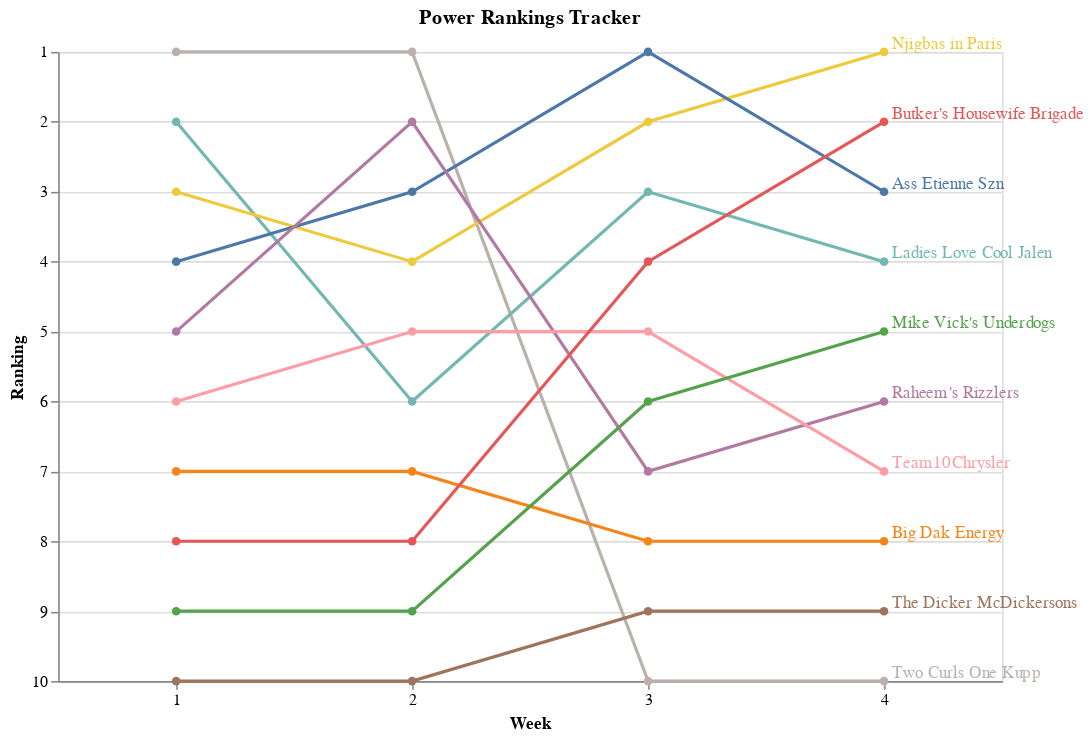

This figure's notebook cell:
### Code cell
chart

### Figure 1 — Vega-Lite specification as saved in the notebook (floating-point values rounded to 4 significant figures)
{"config": {"view": {"continuousWidth": 300, "continuousHeight": 300}, "legend": {"disable": true}}, "layer": [{"data": {"name": "data-1b452bdffef1769c32720a28b99f7b54"}, "mark": {"type": "line", "point": true}, "encoding": {"color": {"field": "Team", "type": "nominal"}, "tooltip": [{"field": "Team", "type": "nominal"}, {"field": "Week", "type": "quantitative"}, {"field": "Ranking", "type": "quantitative"}, {"field": "Ranking_Change_Formatted", "type": "nominal"}], "x": {"axis": {"labelAngle": 0}, "field": "Week", "title": "Week", "type": "ordinal"}, "y": {"field": "Ranking", "scale": {"domain": [1, 10], "reverse": true}, "title": "Ranking", "type": "quantitative"}}}, {"data": {"name": "data-222370b63aef4294b4a3062caa97e6c3"}, "mark": {"type": "text", "align": "left", "dx": 5, "dy": -5}, "encoding": {"color": {"field": "Team", "type": "nominal"}, "text": {"field": "Team", "type": "nominal"}, "x": {"field": "Week", "type": "ordinal"}, "y": {"field": "Ranking", "type": "quantitative"}}}], "height": 400, "title": "Power Rankings Tracker", "width": 600, "$schema": "https://vega.github.io/schema/vega-lite/v5.15.1.json", "datasets": {"data-1b452bdffef1769c32720a28b99f7b54": [{"Team": "Two Curls One Kupp", "Week": 1, "Ranking": 1, "Ranking_Change": 0, "Ranking_Change_Reversed": 0, "Ranking_Change_Formatted": "0"}, {"Team": "Ladies Love Cool Jalen", "Week": 1, "Ranking": 2, "Ranking_Change": 0, "Ranking_Change_Reversed": 0, "Ranking_Change_Formatted": "0"}, {"Team": "Njigbas in Paris", "Week": 1, "Ranking": 3, "Ranking_Change": 0, "Ranking_Change_Reversed": 0, "Ranking_Change_Formatted": "0"}, {"Team": "Ass Etienne Szn", "Week": 1, "Ranking": 4, "Ranking_Change": 0, "Ranking_Change_Reversed": 0, "Ranking_Change_Formatted": "0"}, {"Team": "Raheem's Rizzlers", "Week": 1, "Ranking": 5, "Ranking_Change": 0, "Ranking_Change_Reversed": 0, "Ranking_Change_Formatted": "0"}, {"Team": "Team10Chrysler", "Week": 1, "Ranking": 6, "Ranking_Change": 0, "Ranking_Change_Reversed": 0, "Ranking_Change_Formatted": "0"}, {"Team": "Big Dak Energy", "Week": 1, "Ranking": 7, "Ranking_Change": 0, "Ranking_Change_Reversed": 0, "Ranking_Change_Formatted": "0"}, {"Team": "Butker's Housewife Brigade", "Week": 1, "Ranking": 8, "Ranking_Change": 0, "Ranking_Change_Reversed": 0, "Ranking_Change_Formatted": "0"}, {"Team": "Mike Vick's Underdogs", "Week": 1, "Ranking": 9, "Ranking_Change": 0, "Ranking_Change_Reversed": 0, "Ranking_Change_Formatted": "0"}, {"Team": "The Dicker McDickersons", "Week": 1, "Ranking": 10, "Ranking_Change": 0, "Ranking_Change_Reversed": 0, "Ranking_Change_Formatted": "0"}, {"Team": "Two Curls One Kupp", "Week": 2, "Ranking": 1, "Ranking_Change": 0, "Ranking_Change_Reversed": 0, "Ranking_Change_Formatted": "0"}, {"Team": "Raheem's Rizzlers", "Week": 2, "Ranking": 2, "Ranking_Change": -3, "Ranking_Change_Reversed": 3, "Ranking_Change_Formatted": "+3"}, {"Team": "Ass Etienne Szn", "Week": 2, "Ranking": 3, "Ranking_Change": -1, "Ranking_Change_Reversed": 1, "Ranking_Change_Formatted": "+1"}, {"Team": "Njigbas in Paris", "Week": 2, "Ranking": 4, "Ranking_Change": 1, "Ranking_Change_Reversed": -1, "Ranking_Change_Formatted": "-1"}, {"Team": "Team10Chrysler", "Week": 2, "Ranking": 5, "Ranking_Change": -1, "Ranking_Change_Reversed": 1, "Ranking_Change_Formatted": "+1"}, {"Team": "Ladies Love Cool Jalen", "Week": 2, "Ranking": 6, "Ranking_Change": 4, "Ranking_Change_Reversed": -4, "Ranking_Change_Formatted": "-4"}, {"Team": "Big Dak Energy", "Week": 2, "Ranking": 7, "Ranking_Change": 0, "Ranking_Change_Reversed": 0, "Ranking_Change_Formatted": "0"}, {"Team": "Butker's Housewife Brigade", "Week": 2, "Ranking": 8, "Ranking_Change": 0, "Ranking_Change_Reversed": 0, "Ranking_Change_Formatted": "0"}, {"Team": "Mike Vick's Underdogs", "Week": 2, "Ranking": 9, "Ranking_Change": 0, "Ranking_Change_Reversed": 0, "Ranking_Change_Formatted": "0"}, {"Team": "The Dicker McDickersons", "Week": 2, "Ranking": 10, "Ranking_Change": 0, "Ranking_Change_Reversed": 0, "Ranking_Change_Formatted": "0"}, {"Team": "Ass Etienne Szn", "Week": 3, "Ranking": 1, "Ranking_Change": -2, "Ranking_Change_Reversed": 2, "Ranking_Change_Formatted": "+2"}, {"Team": "Njigbas in Paris", "Week": 3, "Ranking": 2, "Ranking_Change": -2, "Ranking_Change_Reversed": 2, "Ranking_Change_Formatted": "+2"}, {"Team": "Ladies Love Cool Jalen", "Week": 3, "Ranking": 3, "Ranking_Change": -3, "Ranking_Change_Reversed": 3, "Ranking_Change_Formatted": "+3"}, {"Team": "Butker's Housewife Brigade", "Week": 3, "Ranking": 4, "Ranking_Change": -4, "Ranking_Change_Reversed": 4, "Ranking_Change_Formatted": "+4"}, {"Team": "Team10Chrysler", "Week": 3, "Ranking": 5, "Ranking_Change": 0, "Ranking_Change_Reversed": 0, "Ranking_Change_Formatted": "0"}, {"Team": "Mike Vick's Underdogs", "Week": 3, "Ranking": 6, "Ranking_Change": -3, "Ranking_Change_Reversed": 3, "Ranking_Change_Formatted": "+3"}, {"Team": "Raheem's Rizzlers", "Week": 3, "Ranking": 7, "Ranking_Change": 5, "Ranking_Change_Reversed": -5, "Ranking_Change_Formatted": "-5"}, {"Team": "Big Dak Energy", "Week": 3, "Ranking": 8, "Ranking_Change": 1, "Ranking_Change_Reversed": -1, "Ranking_Change_Formatted": "-1"}, {"Team": "The Dicker McDickersons", "Week": 3, "Ranking": 9, "Ranking_Change": -1, "Ranking_Change_Reversed": 1, "Ranking_Change_Formatted": "+1"}, {"Team": "Two Curls One Kupp", "Week": 3, "Ranking": 10, "Ranking_Change": 9, "Ranking_Change_Reversed": -9, "Ranking_Change_Formatted": "-9"}, {"Team": "Njigbas in Paris", "Week": 4, "Ranking": 1, "Ranking_Change": -1, "Ranking_Change_Reversed": 1, "Ranking_Change_Formatted": "+1"}, {"Team": "Butker's Housewife Brigade", "Week": 4, "Ranking": 2, "Ranking_Change": -2, "Ranking_Change_Reversed": 2, "Ranking_Change_Formatted": "+2"}, {"Team": "Ass Etienne Szn", "Week": 4, "Ranking": 3, "Ranking_Change": 2, "Ranking_Change_Reversed": -2, "Ranking_Change_Formatted": "-2"}, {"Team": "Ladies Love Cool Jalen", "Week": 4, "Ranking": 4, "Ranking_Change": 1, "Ranking_Change_Reversed": -1, "Ranking_Change_Formatted": "-1"}, {"Team": "Mike Vick's Underdogs", "Week": 4, "Ranking": 5, "Ranking_Change": -1, "Ranking_Change_Reversed": 1, "Ranking_Change_Formatted": "+1"}, {"Team": "Raheem's Rizzlers", "Week": 4, "Ranking": 6, "Ranking_Change": -1, "Ranking_Change_Reversed": 1, "Ranking_Change_Formatted": "+1"}, {"Team": "Team10Chrysler", "Week": 4, "Ranking": 7, "Ranking_Change": 2, "Ranking_Change_Reversed": -2, "Ranking_Change_Formatted": "-2"}, {"Team": "Big Dak Energy", "Week": 4, "Ranking": 8, "Ranking_Change": 0, "Ranking_Change_Reversed": 0, "Ranking_Change_Formatted": "0"}, {"Team": "The Dicker McDickersons", "Week": 4, "Ranking": 9, "Ranking_Change": 0, "Ranking_Change_Reversed": 0, "Ranking_Change_Formatted": "0"}, {"Team": "Two Curls One Kupp", "Week": 4, "Ranking": 10, "Ranking_Change": 0, "Ranking_Change_Reversed": 0, "Ranking_Change_Formatted": "0"}], "data-222370b63aef4294b4a3062caa97e6c3": [{"Team": "Njigbas in Paris", "Week": 4, "Ranking": 1, "Ranking_Change": -1, "Ranking_Change_Reversed": 1, "Ranking_Change_Formatted": "+1"}, {"Team": "Butker's Housewife Brigade", "Week": 4, "Ranking": 2, "Ranking_Change": -2, "Ranking_Change_Reversed": 2, "Ranking_Change_Formatted": "+2"}, {"Team": "Ass Etienne Szn", "Week": 4, "Ranking": 3, "Ranking_Change": 2, "Ranking_Change_Reversed": -2, "Ranking_Change_Formatted": "-2"}, {"Team": "Ladies Love Cool Jalen", "Week": 4, "Ranking": 4, "Ranking_Change": 1, "Ranking_Change_Reversed": -1, "Ranking_Change_Formatted": "-1"}, {"Team": "Mike Vick's Underdogs", "Week": 4, "Ranking": 5, "Ranking_Change": -1, "Ranking_Change_Reversed": 1, "Ranking_Change_Formatted": "+1"}, {"Team": "Raheem's Rizzlers", "Week": 4, "Ranking": 6, "Ranking_Change": -1, "Ranking_Change_Reversed": 1, "Ranking_Change_Formatted": "+1"}, {"Team": "Team10Chrysler", "Week": 4, "Ranking": 7, "Ranking_Change": 2, "Ranking_Change_Reversed": -2, "Ranking_Change_Formatted": "-2"}, {"Team": "Big Dak Energy", "Week": 4, "Ranking": 8, "Ranking_Change": 0, "Ranking_Change_Reversed": 0, "Ranking_Change_Formatted": "0"}, {"Team": "The Dicker McDickersons", "Week": 4, "Ranking": 9, "Ranking_Change": 0, "Ranking_Change_Reversed": 0, "Ranking_Change_Formatted": "0"}, {"Team": "Two Curls One Kupp", "Week": 4, "Ranking": 10, "Ranking_Change": 0, "Ranking_Change_Reversed": 0, "Ranking_Change_Formatted": "0"}]}}
